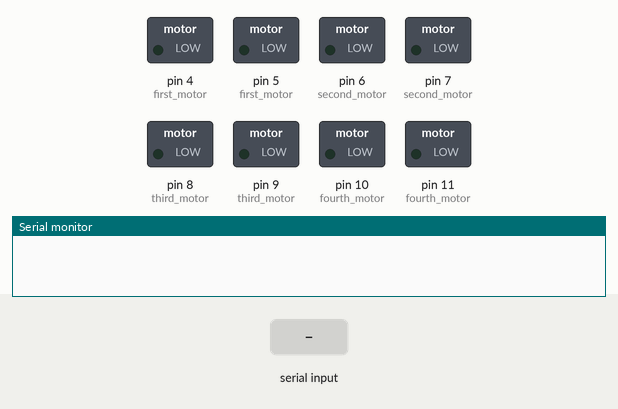
Recording of a sketch running on a simulated Arduino Uno, built with avr-gcc and run on an emulated ATmega328P. On the bench: switched loads named in the sketch (green lamp = pin HIGH), the last lines printed to the serial monitor. The test bench sets the inputs (shaded band).

Above: at 1.2 s.
1.3 s: "F" received over Serial
At 2.5 s:
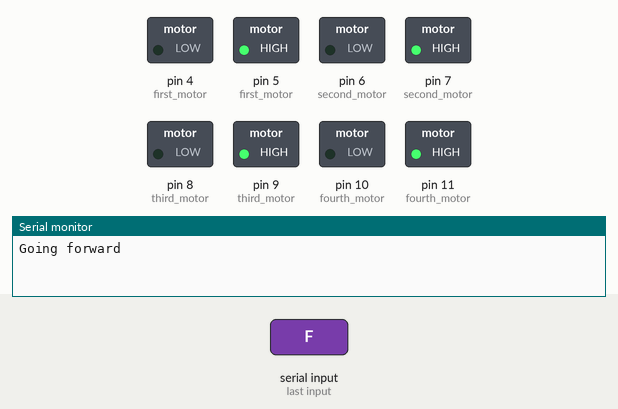
2.8 s: "P" received over Serial
At 3.8 s:
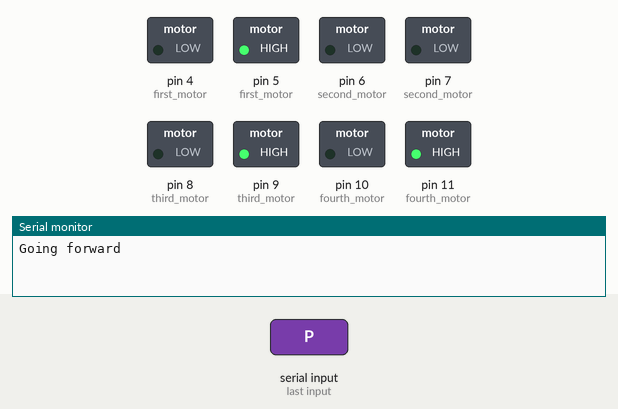
4.3 s: "L" received over Serial
At 5.0 s:
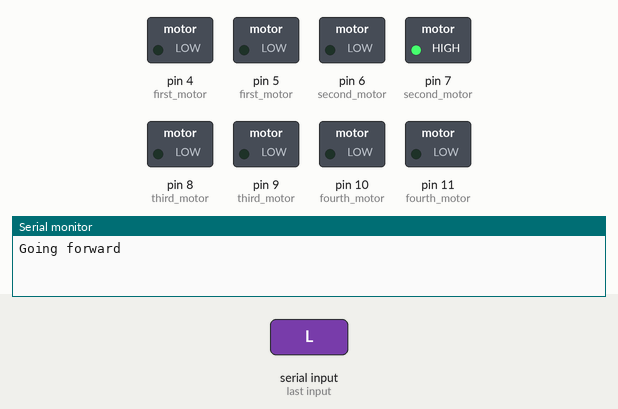
5.8 s: "B" received over Serial
At 6.1 s:
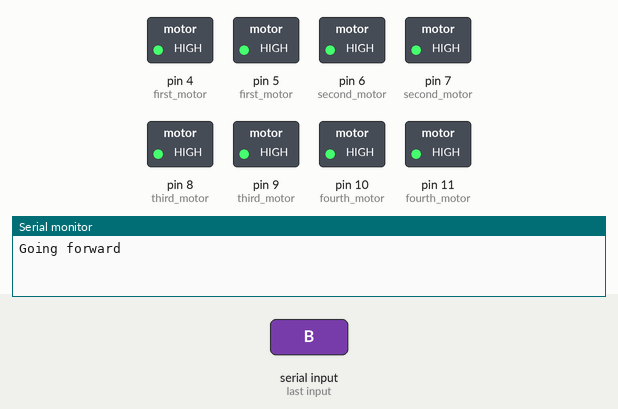
7.3 s: "P" received over Serial
At 8.5 s:
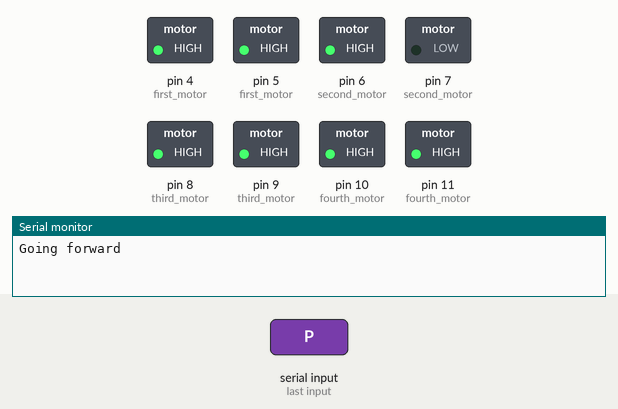
8.8 s: "R" received over Serial
At 9.6 s:
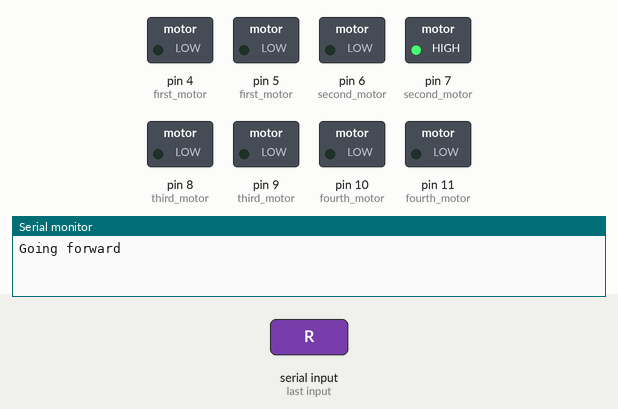
Timing chart, 0 to 11.3 s (numbered marks = the images above; inputs shaded):
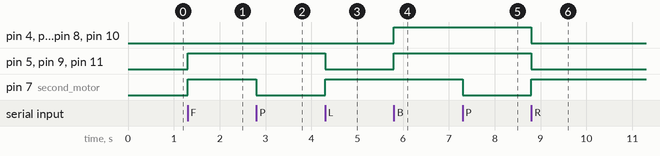

The sketch:

arduino_serial.ino
```cpp
int motPower[4];
bool motDirection[4];
void setup() {
  // initialize serial:
  Serial.begin(9600);
  pinMode(4, OUTPUT); // first motor
  pinMode(5, OUTPUT); // first motor
  pinMode(6, OUTPUT); // second motor
  pinMode(7, OUTPUT); // second motor
  pinMode(8, OUTPUT); // third motor
  pinMode(9, OUTPUT); // third motor
  pinMode(10, OUTPUT); // fourth motor
  pinMode(11, OUTPUT); // fourth motor
}

void loop() {
  // set motor power
  for (int i = 0; i < 4; i++) {
    // if power <0; reverse direction...
    digitalWrite((2*i + 4), motDirection[i] ? HIGH : LOW); // lmao ovo nes radi
    analogWrite((2*i + 5), motPower[i]);
  }
}

/*
void setMotorPower(int motorIdx, int power, bool direc) {
  motPower[motorIdx] = motorPower;
  motDirection[motorIdx] = direc;
}*/

/*
  SerialEvent occurs whenever a new data comes in the hardware serial RX. This
  routine is run between each time loop() runs, so using delay inside loop can
  delay response. Multiple bytes of data may be available.
*/
void serialEvent() {
  while (Serial.available()) {
    // get the new byte:
    char header = (char)Serial.read();

    switch (header) {
      case 'P':
        motPower[0] = Serial.read();
        motPower[1] = Serial.read();
        motPower[2] = Serial.read();
        motPower[3] = Serial.read();
        break;
      case 'O':
        Serial.println("Ping");
        Serial.println("Power " + String(motPower[0]) + " " + String(motPower[1]) + " " + String(motPower[2]) + " " + String(motPower[3]));
        Serial.println("Direction " + String(motDirection[0]) + " " + String(motDirection[1]) + " " + String(motDirection[2]) + " " + String(motDirection[3]));
        break;
      case 'F':
        motPower[0] = 255;
        motPower[1] = 255;
        motPower[2] = 255;
        motPower[3] = 255;
        motDirection[0] = motDirection[1] = motDirection[2] = motDirection[3] = 0;
        Serial.println("Going forward");
        break;
      case 'L':
        motPower[0] = 0;
        motPower[1] = 255;
        motPower[2] = 0;
        motPower[3] = 0;
        motDirection[0] = motDirection[1] = motDirection[2] = motDirection[3] = 0;
        break;
      case 'R':
        motPower[0] = 0;
        motPower[1] = 255;
        motPower[2] = 0;
        motPower[3] = 0;
        motDirection[0] = motDirection[1] = motDirection[2] = motDirection[3] = 0;
        break;
      case 'B':
        motPower[0] = 255;
        motPower[1] = 255;
        motPower[2] = 255;
        motPower[3] = 255;
        motDirection[0] = motDirection[1] = motDirection[2] = motDirection[3] = 1;
        break;
      case 'K':
        motPower[0] = 0;
        motPower[1] = 0;
        motPower[2] = 0;
        motPower[3] = 0;
        motDirection[0] = motDirection[1] = motDirection[2] = motDirection[3] = 0;
        break;
    }
  }
}
```

Measured:
- after the input at 1.3 s, pin 5 (first_motor), pin 7 (second_motor), pin 9 (third_motor), pin 11 (fourth_motor): LOW → HIGH at once
- after the input at 2.8 s, pin 7 (second_motor): HIGH → LOW at once
- after the input at 4.3 s, pin 5 (first_motor), pin 9 (third_motor), pin 11 (fourth_motor): HIGH → LOW at once; pin 7 (second_motor): LOW → HIGH at once
- after the input at 5.8 s, pin 4 (first_motor), pin 5 (first_motor), pin 6 (second_motor), pin 8 (third_motor), pin 9 (third_motor), pin 10 (fourth_motor), pin 11 (fourth_motor): LOW → HIGH at once
- after the input at 7.3 s, pin 7 (second_motor): HIGH → LOW at once
- after the input at 8.8 s, pin 4 (first_motor), pin 5 (first_motor), pin 6 (second_motor), pin 8 (third_motor), pin 9 (third_motor), pin 10 (fourth_motor), pin 11 (fourth_motor): HIGH → LOW at once; pin 7 (second_motor): LOW → HIGH at once
